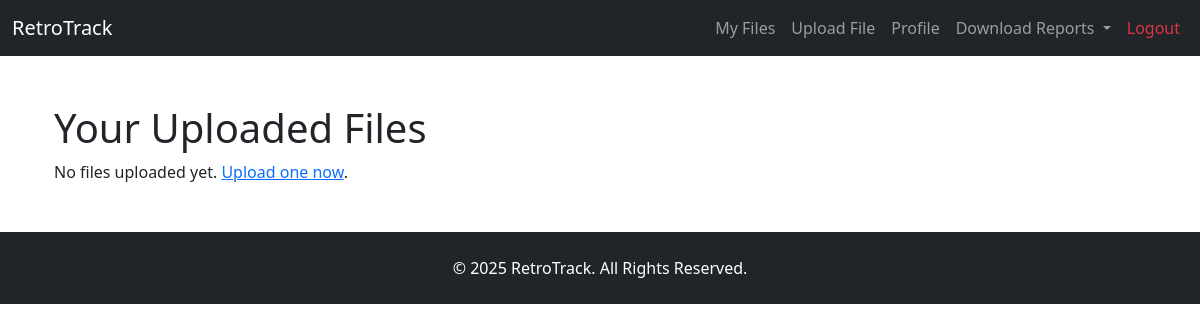
The page /files (signed in) on the database as committed earlier.
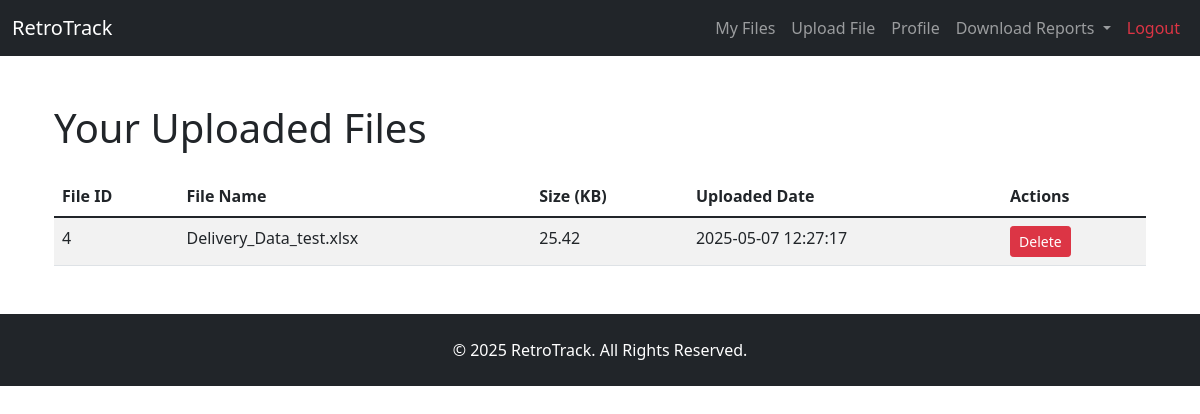
The same page on the database as committed later.
### app/models.py (models this page shows, shortened)
class File(db.Model):
    id = db.Column(db.Integer, primary_key=True)
    filename = db.Column(db.String(255), nullable=False)
    upload_date = db.Column(db.DateTime, nullable=False, default=datetime.utcnow)
    size = db.Column(db.Float, nullable=False)
    user_id = db.Column(db.Integer, nullable=False)
    parsed_data = db.Column(db.Text, nullable=True)

### app/upload_routes.py (the view)
@app.route('/files')
def files():
    if 'user_id' not in session:
        flash("Login required.", "danger")
        return redirect(url_for('login'))
    user_files = File.query.filter_by(user_id=session['user_id']).all()
    return render_template('files.html', files=user_files)

### app/routes.py (called while the page is built)
@app.context_processor
def inject_now():
    return {"now": datetime.utcnow()}

@app.context_processor
def inject_user_files():
    if 'user_id' in session:
        files = File.query.filter_by(user_id=session['user_id']).all()
    else:
        files = []
    return dict(user_files=files)

### app/templates/files.html
{% extends "base.html" %}
{% block content %}
    <div class="container mt-5">
        <h1>Your Uploaded Files</h1>
        {% if files %}
            <table class="table table-striped mt-4">
                <thead>
                <tr>
                    <th>File ID</th>
                    <th>File Name</th>
                    <th>Size (KB)</th>
                    <th>Uploaded Date</th>
                    <th>Actions</th>
                </tr>
                </thead>
                <tbody>
                {% for file in files %}
                    <tr>
                        <td>{{ file.id }}</td>
                        <td>{{ file.filename }}</td>
                        <td>{{ "%.2f"|format(file.size) }}</td>
                        <td>{{ file.upload_date.strftime('%Y-%m-%d %H:%M:%S') }}</td>
                        <td>
                            <form action="{{ url_for('delete_file', file_id=file.id) }}" method="POST"
                                  style="display: inline;">
                                <button type="submit" class="btn btn-danger btn-sm">Delete</button>
                            </form>
                        </td>
                    </tr>
                {% endfor %}
                </tbody>
            </table>
        {% else %}
            <p>No files uploaded yet. <a href="{{ url_for('upload') }}">Upload one now</a>.</p>
        {% endif %}
    </div>
{% endblock %}

### app/templates/base.html (shortened to what this page needs)
<!DOCTYPE html>
<html lang="en">
<head>
    <link rel="stylesheet"
          href="https://cdn.jsdelivr.net/npm/bootstrap@5.1.3/dist/css/bootstrap.min.css">
</head>
<body>
<nav class="navbar navbar-expand-lg navbar-dark bg-dark">
    <div class="container-fluid">
        <a class="navbar-brand" href="{{ url_for('home') }}">RetroTrack</a>
        <div class="collapse navbar-collapse" id="navbarNav">
            <ul class="navbar-nav ms-auto">
                {% if session.get('user_id') %}
                    <li class="nav-item">
                        <a class="nav-link" href="{{ url_for('files') }}">My Files</a>
                    </li>
                    <li class="nav-item">
                        <a class="nav-link" href="{{ url_for('upload') }}">Upload File</a>
                    </li>
                    <li class="nav-item">
                        <a class="nav-link" href="{{ url_for('profile') }}">Profile</a>
                    </li>
                    <li class="nav-item dropdown">
                        <a class="nav-link dropdown-toggle"
                           href="#"
                           id="downloadDropdown"
                           role="button"
                           data-bs-toggle="dropdown"
                           aria-expanded="false">
                            Download Reports
                        </a>
                    </li>
                    <li class="nav-item">
                        <a class="nav-link text-danger"
                           href="{{ url_for('logout') }}">Logout</a>
                    </li>
                {% endif %}
            </ul>
        </div>
    </div>
</nav>
<div class="container mt-4">
    {% block content %}{% endblock %}
</div>
<footer class="bg-dark text-white mt-5 py-4 text-center">
    <p class="mb-0">&copy; {{ now.year }} RetroTrack. All Rights Reserved.</p>
</footer>
</body>
</html>

Rows that differ between the two databases and show on the page:
added File: id "4", filename "Delivery_Data_test.xlsx", size "25.42", upload_date "2025-05-07 12:27:17"
Other text that changed with them:
text no longer shown: "No files uploaded yet. Upload one now ."
text now shown: "File ID File Name Size (KB) Uploaded Date Actions"
